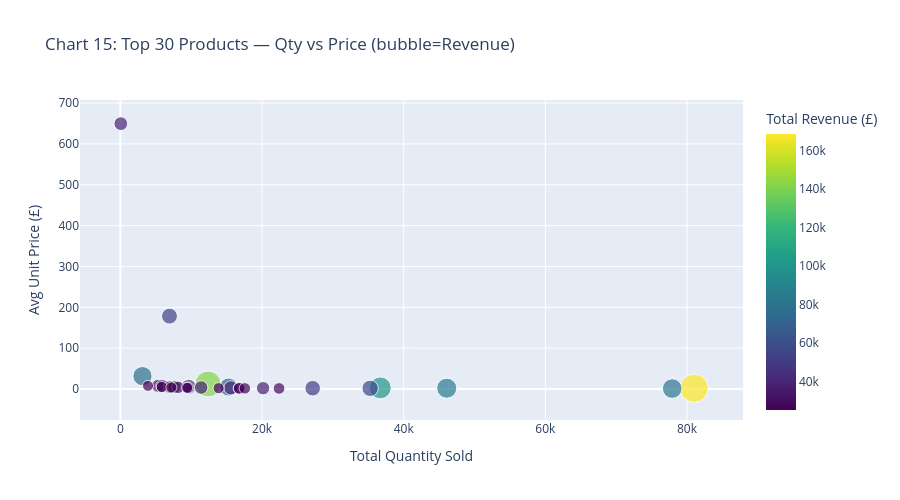

Notebook source saved alongside this figure:
### Markdown cell above
#### Chart 15 — Top Products Revenue vs Quantity (Bubble Chart)

### Code cell
# Chart 15: Top 30 products — Revenue vs Quantity vs Price (bubble chart)
# Multivariate: size=revenue, x=quantity, y=unit_price
top30 = df_clean.groupby('Description').agg(
    TotalQty=('Quantity', 'sum'),
    AvgPrice=('UnitPrice', 'mean'),
    TotalRev=('TotalPrice', 'sum')
).reset_index().sort_values('TotalRev', ascending=False).head(30)

fig = px.scatter(top30, x='TotalQty', y='AvgPrice', size='TotalRev',
                 hover_name='Description', color='TotalRev',
                 color_continuous_scale='Viridis',
                 title='Chart 15: Top 30 Products — Qty vs Price (bubble=Revenue)',
                 labels={'TotalQty':'Total Quantity Sold', 'AvgPrice':'Avg Unit Price (£)', 'TotalRev':'Total Revenue (£)'})
fig.update_layout(height=500)
fig.show()

### Figure 1 — Plotly figure (JSON) as saved in the notebook; plotly's stock layout.template omitted (floating-point values rounded to 4 significant figures)
{"data": [{"hovertemplate": "<b>%{hovertext}</b><br><br>Total Quantity Sold=%{x}<br>Avg Unit Price (£)=%{y}<br>Total Revenue (£)=%{marker.color}<extra></extra>", "hovertext": ["PAPER CRAFT , LITTLE BIRDIE", "REGENCY CAKESTAND 3 TIER", "WHITE HANGING HEART T-LIGHT HOLDER", "JUMBO BAG RED RETROSPOT", "MEDIUM CERAMIC TOP STORAGE JAR", "POSTAGE", "PARTY BUNTING", "ASSORTED COLOUR BIRD ORNAMENT", "MANUAL", "RABBIT NIGHT LIGHT", "CHILLI LIGHTS", "PAPER CHAIN KIT 50'S CHRISTMAS", "PICNIC BASKET WICKER 60 PIECES", "BLACK RECORD COVER FRAME", "JUMBO BAG PINK POLKADOT", "DOORMAT KEEP CALM AND COME IN", "SPOTTY BUNTING", "WOOD BLACK BOARD ANT WHITE FINISH", "SET OF 3 CAKE TINS PANTRY DESIGN", "JAM MAKING SET WITH JARS", "JUMBO BAG STRAWBERRY", "VICTORIAN GLASS HANGING T-LIGHT", "HEART OF WICKER LARGE", "HEART OF WICKER SMALL", "LUNCH BAG RED RETROSPOT", "SET OF 3 REGENCY CAKE TINS", "JUMBO BAG APPLES", "ALARM CLOCK BAKELIKE RED", "PAPER CHAIN KIT VINTAGE CHRISTMAS", "DOORMAT RED RETROSPOT"], "legendgroup": "", "marker": {"color": [168500.0, 142300.0, 100400.0, 85040.0, 81420.0, 77800.0, 68790.0, 56410.0, 53420.0, 51250.0, 46270.0, 42580.0, 39620.0, 39050.0, 37250.0, 35880.0, 35510.0, 34410.0, 33300.0, 32620.0, 30570.0, 28740.0, 28480.0, 28220.0, 27870.0, 26570.0, 26430.0, 25870.0, 25640.0, 25360.0], "coloraxis": "coloraxis", "size": [168500.0, 142300.0, 100400.0, 85040.0, 81420.0, 77800.0, 68790.0, 56410.0, 53420.0, 51250.0, 46270.0, 42580.0, 39620.0, 39050.0, 37250.0, 35880.0, 35510.0, 34410.0, 33300.0, 32620.0, 30570.0, 28740.0, 28480.0, 28220.0, 27870.0, 26570.0, 26430.0, 25870.0, 25640.0, 25360.0], "sizemode": "area", "sizeref": 421.2, "symbol": "circle"}, "mode": "markers", "name": "", "orientation": "v", "showlegend": false, "type": "scatter", "x": [80995, 12374, 36706, 46078, 77916, 3120, 15279, 35263, 6933, 27153, 9646, 15591, 61, 11401, 20148, 5338, 7633, 5913, 7010, 8140, 16771, 22404, 9577, 16768, 17576, 5844, 13875, 7206, 9423, 3897], "xaxis": "x", "y": [2.08, 12.48, 2.893, 2.016, 1.22, 31.57, 4.876, 1.681, 178.4, 2.013, 5.428, 2.937, 649.5, 3.66, 2.018, 7.912, 4.918, 7.463, 4.954, 4.183, 2.006, 1.431, 2.957, 1.639, 1.659, 4.933, 2.062, 3.767, 2.936, 7.758], "yaxis": "y"}], "layout": {"coloraxis": {"autocolorscale": false, "colorbar": {"title": {"text": "Total Revenue (£)"}}, "colorscale": [[0, "#440154"], [0.1111, "#482878"], [0.2222, "#3e4989"], [0.3333, "#31688e"], [0.4444, "#26828e"], [0.5556, "#1f9e89"], [0.6667, "#35b779"], [0.7778, "#6ece58"], [0.8889, "#b5de2b"], [1, "#fde725"]]}, "height": 500, "legend": {"itemsizing": "constant", "tracegroupgap": 0}, "title": {"text": "Chart 15: Top 30 Products — Qty vs Price (bubble=Revenue)"}, "xaxis": {"anchor": "y", "domain": [0, 1], "title": {"text": "Total Quantity Sold"}}, "yaxis": {"anchor": "x", "domain": [0, 1], "title": {"text": "Avg Unit Price (£)"}}}}
